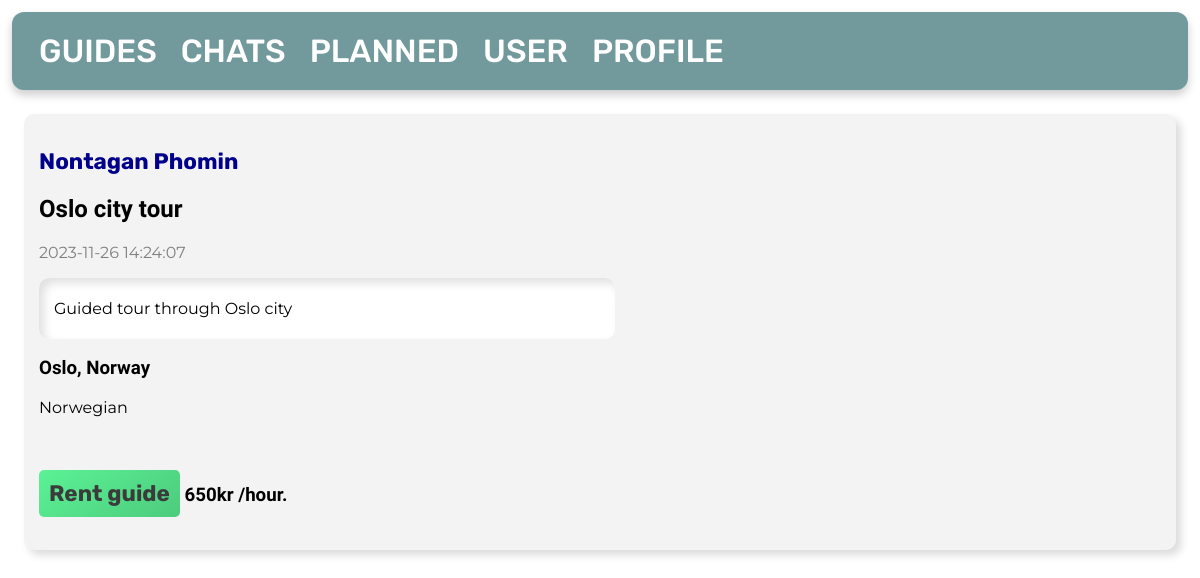
The app's page /6/view/ with its own data.
### tables this page shows
CREATE TABLE user
(
    id        INTEGER PRIMARY KEY AUTOINCREMENT,
    firstname TEXT NOT NULL,
    lastname  TEXT NOT NULL,
    age       INTEGER,
    country   TEXT
);

CREATE TABLE posts
(
    id       INTEGER PRIMARY KEY AUTOINCREMENT,
    byUser   INTEGER,
    created  TIMESTAMP NOT NULL DEFAULT CURRENT_TIMESTAMP,
    title    TEXT      NOT NULL,
    content  TEXT      NOT NULL,
    country  TEXT      NOT NULL,
    city     TEXT      NOT NULL,
    language TEXT,
    price    INTEGER   NOT NULL,
    type     TEXT,
    FOREIGN KEY (byUser) REFERENCES user (id)
);

### app.py (the view)
@app.route('/<int:id>/view/', methods=('GET', 'POST'))
def view(id):
    db = get_db_connection()
    posts = db.execute('SELECT * FROM posts, user WHERE posts.id = ? AND posts.byUser = user.id', (id,)).fetchone()
    db.close()
    return render_template('view-guide.html', posts=posts)

### app.py (called while the page is built)
def get_db_connection():
    db = sqlite3.connect('database.db')
    db.row_factory = sqlite3.Row
    return db

### templates/view-guide.html
{% extends 'base.html' %}
{% block content %}
    <div class='post'>
        <h3>
            <a id="profile"
               href="{{ url_for('viewProfile', id=posts['id'], u=posts['byUser']) }}">{{ posts['firstname'] }} {{ posts['lastname'] }}</a>
        </h3>
        <h2>{{ posts['title'] }}</h2>
        <p id="date">{{ posts['created'] }}</p>
        <div id="textsec">
            <p>{{ posts['content'] }}</p>
        </div>
        <h3>{{ posts['city'] }}, {{ posts['country'] }}</h3>
        <p>{{ posts['language'] }}</p>
        <br>
        <h3>
            <a href="{{ url_for('rent', id=posts['id']) }}">Rent guide</a> {{ posts['price'] }}kr /hour.
        </h3>
    </div>
{% endblock %}

### templates/base.html (style rules this page uses)
.post { padding: 15px; margin: 2vw; background-color: #f3f3f3; border-radius: 10px; box-shadow: 5px 5px 9px #dbdbdb, -5px -5px 9px #ffffff; }
body { margin: 0; padding-bottom: 7rem; }
h1, h2, h3 { font-family: 'Lexend', sans-serif; }
p { font-family: 'Montserrat', sans-serif; }
a { font-family: 'Rubik', sans-serif; text-decoration: none; }
body .post a { font-family: 'Rubik', sans-serif; font-size: 1.2em; display: inline-block; border-radius: 5px; padding: 10px; color: #3b3b3b; background: linear-gradient(145deg, #5bf295, #4dcb7d); outline: none; border: none; transition: 300ms; }
#textsec { background-color: white; padding-top: 5px; padding-bottom: 5px; padding-left: 15px; margin-top: 1rem; margin-bottom: 1rem; width: 50%; border-radius: 10px; box-shadow: inset 5px 5px 10px #e0e0e0, inset -5px -5px 10px #ffffff; }
#profile { font-family: 'Rubik', sans-serif; font-size: 1.2em; display: inline-block; border-radius: 0; padding: 0; background: transparent; color: darkblue; outline: none; border: none; }
#date { color: grey; }

### records on screen
user: firstname "Nontagan", lastname "Phomin"
posts: title "Oslo city tour", created "2023-11-26 14:24:07", content "Guided tour through Oslo city", city "Oslo", country "Norway", language "Norwegian", price "650"
